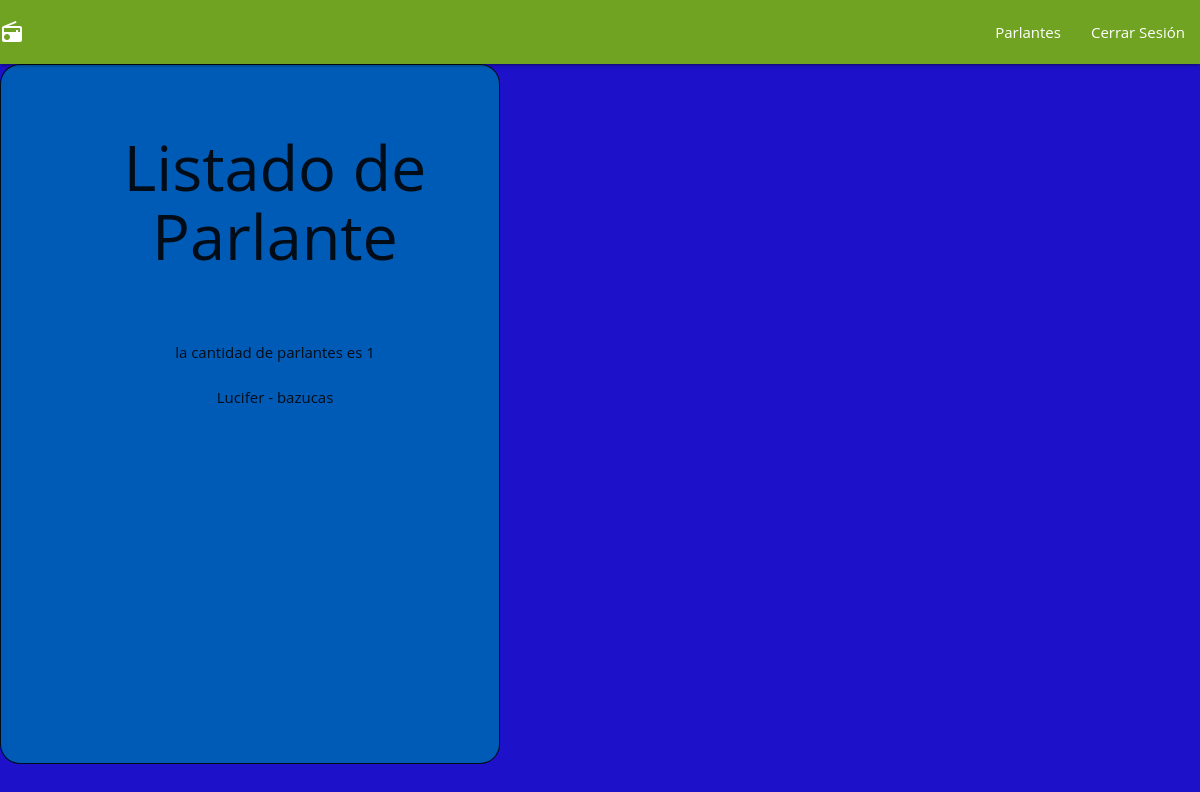
Before: /parlantes/mostrar_parlantes with the older database file.
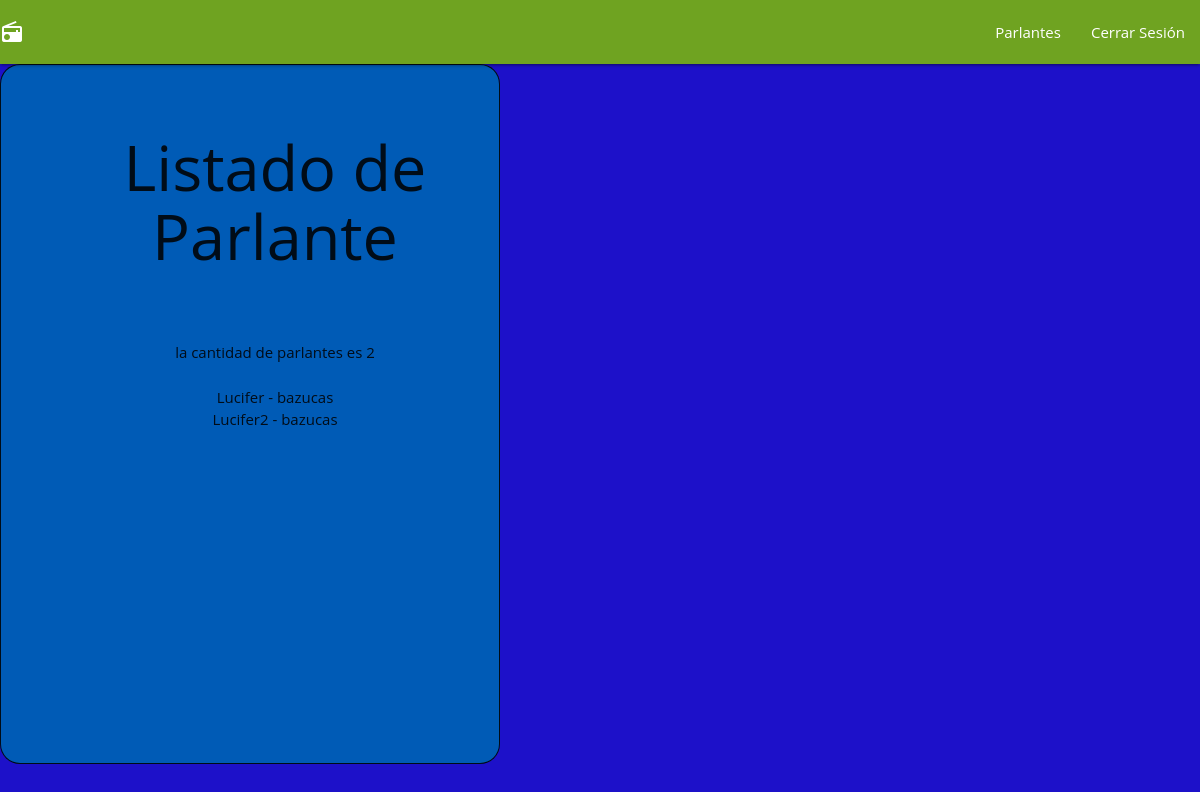
After: the same page with the newer database file.
### parlantes/models.py (models this page shows, shortened)
class Parlante(models.Model):
    id_parlante      = models.AutoField(db_column='id_alumno', primary_key=True)
    nombre           = models.CharField(max_length=20, blank=True, null=True)
    tipo             = models.CharField(max_length=10, blank=True, null=True)
    foto = models.ImageField(upload_to='fotos', blank=True, null=True)
    class Meta:
        ordering = ["tipo"]

### parlantes/views.py (the view)
# urls.py: path('mostrar_parlantes', views.mostrar_parlantes, name='mostrar_parlantes'),
def mostrar_parlantes(request):
    print("ok, estamos en la vista mostrar parlantes")
    lista = Parlante.objects.filter(tipo = 'bazucas')
    context={'listado' : lista}
    return render(request, 'parlantes/crud/listar_parlantes.html', context)

### parlantes/templates/parlantes/crud/listar_parlantes.html (shortened to what this page needs)
{% extends "parlantes/base.html" %}
{% block content%}
<div id="caja2">
    <h1>Listado de Parlante</h1>
    <br><br>
    la cantidad de parlantes es {{ listado | length }} <br> <br>
    {% for parlante in listado %}
        {{ parlante.nombre}} - {{ parlante.tipo}}
        <br>
    {% endfor %}
</div>
{% endblock %}

Changed rows visible on the page:
added Parlante: nombre "Lucifer2", tipo "bazucas"
Other visible differences:
{{ listado | length }}: "1" → "2"
